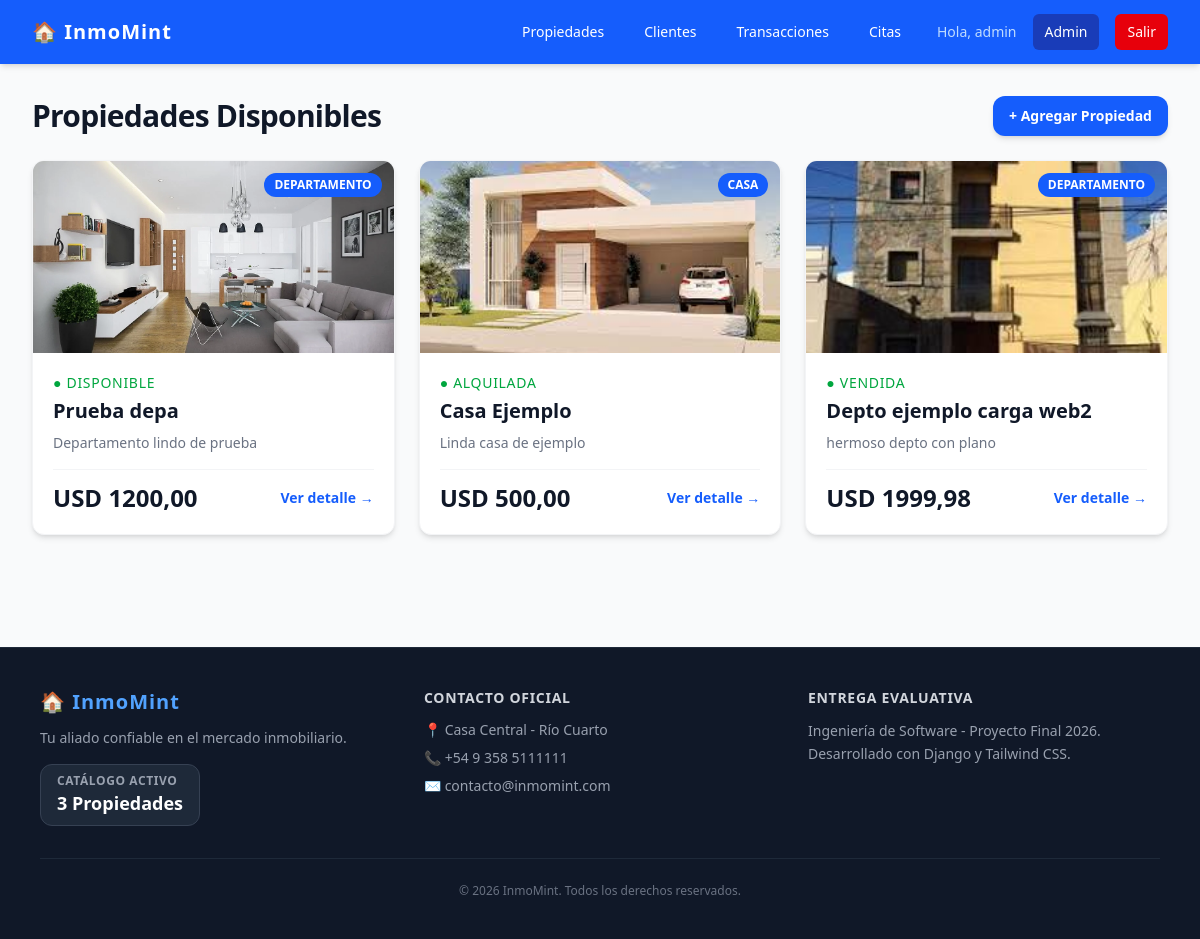
Screenshot of /propiedades/ (signed in) with the database file from the repository.
### usuarios/models.py (models this page shows, shortened)
class UsuarioPersonalizado(AbstractUser):
    telefono = models.CharField(max_length=20, blank=True, null=True)
    es_agente = models.BooleanField(default=False)

### inmobiliaria/models.py (models this page shows, shortened)
class Propiedad(models.Model):
    TIPO_CHOICES = [
        ('CASA', 'Casa'),
        ('DEPA', 'Departamento'),
        ('TERR', 'Terreno'),
        ('LOCA', 'Local Comercial'),
    ]
    ESTADO_CHOICES = [
        ('DISP', 'Disponible'),
        ('ALQU', 'Alquilada'),
        ('VEND', 'Vendida'),
    ]
    titulo = models.CharField(max_length=200, verbose_name="Título")
    descripcion = models.TextField(verbose_name="Descripción")
    direccion = models.CharField(max_length=250, verbose_name="Dirección")
    precio = models.DecimalField(max_length=12, decimal_places=2, max_digits=12, verbose_name="Precio (USD)")
    tipo = models.CharField(max_length=4, choices=TIPO_CHOICES, default='CASA')
    estado = models.CharField(max_length=4, choices=ESTADO_CHOICES, default='DISP')
    agente = models.ForeignKey(settings.AUTH_USER_MODEL, on_delete=models.SET_NULL, null=True, blank=True, related_name="propiedades")
    class Meta:
        verbose_name_plural = "Propiedades"

class ImagenPropiedad(models.Model):
    propiedad = models.ForeignKey(Propiedad, on_delete=models.CASCADE, related_name="imagenes")
    imagen = models.ImageField(upload_to="propiedades/")
    descripcion = models.CharField(max_length=100, blank=True, null=True, verbose_name="Descripción de la foto")

### inmobiliaria/views.py (the view)
# urls.py: path('', views.lista_propiedades, name='lista_propiedades'),
@login_required
def lista_propiedades(request):
    propiedades = Propiedad.objects.all()
    return render(request, 'inmobiliaria/lista.html', {'propiedades': propiedades})

### inmobiliaria/context_processors.py (called while the page is built)
def datos_inmobiliaria(request):
    return {
        'global_nombre_web': 'InmoMint',
        'global_telefono': '+54 9 358 5111111',
        'global_email': 'contacto@inmomint.com',
        'global_total_propiedades': Propiedad.objects.count()
    }

### templates/inmobiliaria/lista.html (shortened to what this page needs)
{% extends 'base.html' %}
{% block content %}
<div class="flex justify-between items-center mb-6">
    <h1 class="text-3xl font-extrabold text-gray-900 tracking-tight">Propiedades Disponibles</h1>
    <a href="{% url 'crear_propiedad' %}" class="bg-blue-600 hover:bg-blue-700 text-white font-bold px-4 py-2.5 rounded-xl transition-colors shadow-md text-sm">
        + Agregar Propiedad
    </a>
</div>
<div class="grid grid-cols-1 md:grid-cols-2 lg:grid-cols-3 gap-6">
    {% for propiedad in propiedades %}
        <div class="bg-white rounded-xl shadow-md overflow-hidden hover:shadow-lg transition-shadow duration-300 border border-gray-100">
            <div class="h-48 bg-gray-200 relative">
                {% if propiedad.imagenes.all %}
                    <img src="{{ propiedad.imagenes.first.imagen.url }}" alt="{{ propiedad.titulo }}" class="w-full h-full object-cover">
                {% else %}
                    <div class="w-full h-full flex items-center justify-center text-gray-400">
                        <span>📷 Sin foto disponible</span>
                    </div>
                {% endif %}
                <span class="absolute top-3 right-3 bg-blue-600 text-white text-xs font-semibold px-2.5 py-1 rounded-full uppercase">
                    {{ propiedad.get_tipo_display }}
                </span>
            </div>
            <div class="p-5">
                <div class="text-sm font-medium text-green-600 mb-1 uppercase tracking-wider">
                    ● {{ propiedad.get_estado_display }}
                </div>
                <h2 class="text-xl font-bold text-gray-900 mb-2 truncate">{{ propiedad.titulo }}</h2>
                <p class="text-gray-500 text-sm mb-4 line-clamp-2">{{ propiedad.descripcion }}</p>
                {% if perms.inmobiliaria.view_propiedad %}
                    <div class="flex items-center justify-between pt-3 border-t border-gray-100">
                        <span class="text-2xl font-black text-gray-900">USD {{ propiedad.precio }}</span>
                        <a href="{% url 'detalle_propiedad' propiedad.pk %}" class="inline-flex items-center text-sm font-semibold text-blue-600 hover:text-blue-800">
                            Ver detalle →
                        </a>
                    </div>
                {% endif %}
            </div>
        </div>
    {% empty %}
        <div class="col-span-full bg-blue-50 text-blue-700 p-6 rounded-xl text-center font-medium">
            No hay propiedades cargadas todavía. ¡Podés cargar una desde el panel de administración!
        </div>
    {% endfor %}
</div>
{% endblock %}

### templates/base.html (shortened to what this page needs)
<!DOCTYPE html>
<html lang="es">
<head>
    <script src="https://cdn.jsdelivr.net/npm/@tailwindcss/browser@4"></script>
</head>
<body class="bg-gray-50 flex flex-col min-h-screen">
    <nav class="bg-blue-600 text-white shadow-md">
        <div class="max-w-7xl mx-auto px-4 sm:px-6 lg:px-8">
            <div class="flex items-center justify-between h-16">
                <div class="flex items-center">
                    <a href="{% url 'home' %}" class="text-xl font-bold tracking-wider">🏠 InmoMint</a>
                </div>
                <div class="flex items-center space-x-2 md:space-x-4">
                    <a href="{% url 'lista_propiedades' %}" class="hover:bg-blue-700 px-3 py-2 rounded-md text-sm font-medium">Propiedades</a>
                    {% if user.is_authenticated %}
                        {% if perms.inmobiliaria.view_cliente %}
                            <a href="{% url 'lista_clientes' %}" class="hover:bg-blue-700 px-3 py-2 rounded-md text-sm font-medium">Clientes</a>
                        {% endif %}
                        {% if perms.inmobiliaria.view_transaccion %}
                            <a href="{% url 'lista_transacciones' %}" class="hover:bg-blue-700 px-3 py-2 rounded-md text-sm font-medium">Transacciones</a>
                        {% endif %}
                        {% if perms.inmobiliaria.view_cita %}
                            <a href="{% url 'lista_citas' %}" class="hover:bg-blue-700 px-3 py-2 rounded-md text-sm font-medium">Citas</a>
                        {% endif %}
                        <span class="text-blue-200 text-sm font-medium hidden lg:inline ml-2">Hola, {{ user.username }}</span>
                        {% if user.is_staff or user.es_agente %}
                            <a href="{% url 'admin:index' %}" class="hover:bg-blue-700 px-3 py-2 rounded-md text-sm font-medium bg-blue-800">Admin</a>
                        {% endif %}
                        <form method="POST" action="{% url 'logout' %}" class="inline">
                            <button type="submit" class="bg-red-600 hover:bg-red-700 text-white px-3 py-2 rounded-md text-sm font-medium transition-colors cursor-pointer">
                                Salir
                            </button>
                        </form>
                    {% else %}
                        <a href="{% url 'login' %}" class="bg-blue-800 hover:bg-blue-900 text-white px-4 py-2 rounded-md text-sm font-medium transition-colors">
                            Iniciar Sesión
                        </a>
                    {% endif %}
                </div>
            </div>
        </div>
    </nav>
    <main class="flex-grow max-w-7xl w-full mx-auto px-4 sm:px-6 lg:px-8 py-8">
        {% block content %}
        {% endblock %}
    </main>
    <footer class="bg-gray-900 text-white mt-20 border-t border-gray-800">
        <div class="max-w-6xl mx-auto px-4 py-10">
            <div class="grid grid-cols-1 md:grid-cols-3 gap-8 text-center md:text-left">
                <div>
                    <h3 class="text-xl font-black tracking-wider text-blue-400 mb-3">🏠 {{ global_nombre_web }}</h3>
                    <p class="text-gray-400 text-sm mb-4">Tu aliado confiable en el mercado inmobiliario.</p>
                    <div class="inline-block bg-gray-800 px-4 py-2 rounded-xl border border-gray-700">
                        <span class="text-xs text-gray-400 block uppercase font-bold tracking-wider">Catálogo Activo</span>
                        <span class="text-lg font-black text-white">{{ global_total_propiedades }} Propiedades</span>
                    </div>
                </div>
                <div>
                    <h4 class="text-sm font-bold uppercase tracking-wider text-gray-300 mb-3">Contacto Oficial</h4>
                    <ul class="space-y-2 text-sm text-gray-400">
                        <li>📍 Casa Central - Río Cuarto</li>
                        <li>📞 {{ global_telefono }}</li>
                        <li>✉️ {{ global_email }}</li>
                    </ul>
                </div>
                <div>
                    <h4 class="text-sm font-bold uppercase tracking-wider text-gray-300 mb-3">Entrega Evaluativa</h4>
                    <p class="text-sm text-gray-400 leading-relaxed">
                        Ingeniería de Software - Proyecto Final 2026.<br>
                        Desarrollado con Django y Tailwind CSS.
                    </p>
                </div>
            </div>
            <div class="border-t border-gray-800 mt-8 pt-6 text-center text-xs text-gray-500">
                &copy; 2026 {{ global_nombre_web }}. Todos los derechos reservados.
            </div>
        </div>
    </footer>
</body>
</html>

### rows the page displays
UsuarioPersonalizado: username "admin"
Propiedad: imagenes.first.imagen (picture), tipo "DEPARTAMENTO", estado "DISPONIBLE", titulo "Prueba depa", descripcion "Departamento lindo de prueba", precio "1200,00"
Propiedad: imagenes.first.imagen (picture), tipo "CASA", estado "ALQUILADA", titulo "Casa Ejemplo", descripcion "Linda casa de ejemplo", precio "500,00"
Propiedad: imagenes.first.imagen (picture), tipo "DEPARTAMENTO", estado "VENDIDA", titulo "Depto ejemplo carga web2", descripcion "hermoso depto con plano", precio "1999,98"

### other values shown
{{ global_nombre_web }} "InmoMint"
{{ global_total_propiedades }} "3"
{{ global_telefono }} "+54 9 358 5111111"
{{ global_email }} "contacto@inmomint.com"
